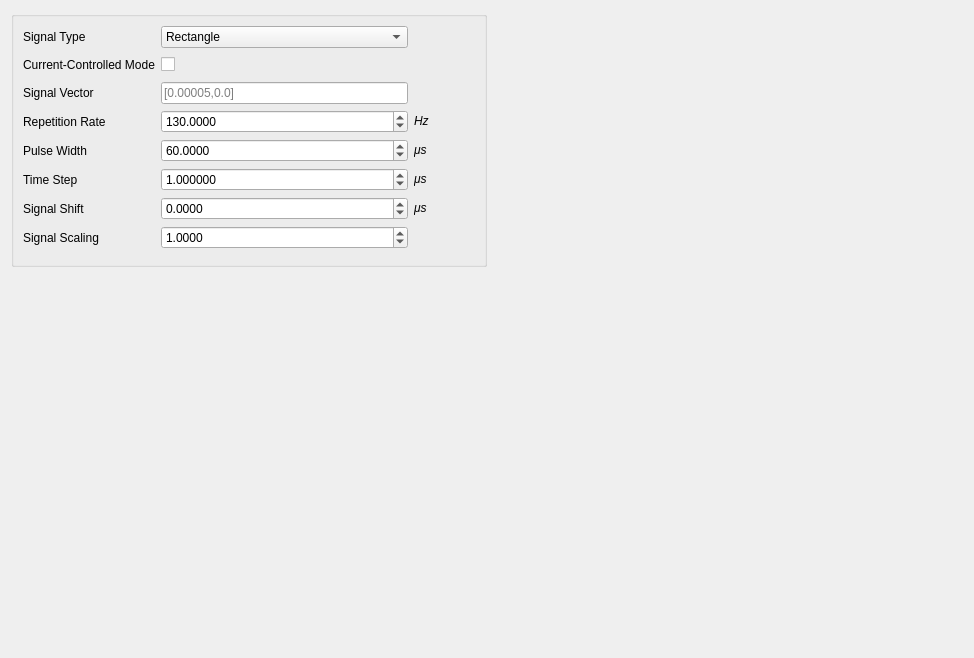
          <widget class="QWidget" name="page_7">
           <property name="geometry">
            <rect>
             <x>0</x>
             <y>0</y>
             <width>974</width>
             <height>658</height>
            </rect>
           </property>
           <attribute name="label">
            <string>DBS Signal</string>
           </attribute>
           <layout class="QGridLayout" name="gridLayout_39">
            <item row="0" column="0">
             <widget class="QGroupBox" name="groupBoxComputationalParameters">
              <property name="font">
               <font/>
              </property>
              <property name="title">
               <string/>
              </property>
              <layout class="QGridLayout" name="gridLayout_4">
               <item row="1" column="0">
                <widget class="QWidget" name="widget_16" native="true">
                 <layout class="QGridLayout" name="gridLayout_11">
                  <property name="leftMargin">
                   <number>0</number>
                  </property>
                  <property name="topMargin">
                   <number>0</number>
                  </property>
                  <property name="rightMargin">
                   <number>0</number>
                  </property>
                  <property name="bottomMargin">
                   <number>0</number>
                  </property>
                 </layout>
                </widget>
               </item>
               <item row="0" column="0">
                <layout class="QGridLayout" name="gridLayout_25">
                 <item row="5" column="2">
                  <widget class="QLabel" name="label_3">
                   <property name="font">
                    <font/>
                   </property>
                   <property name="text">
                    <string>&lt;html&gt;&lt;head/&gt;&lt;body&gt;&lt;p&gt;&lt;span style=&quot; font-style:italic;&quot;&gt;μs&lt;/span&gt;&lt;/p&gt;&lt;/body&gt;&lt;/html&gt;</string>
                   </property>
                  </widget>
                 </item>
                 <item row="4" column="0">
                  <widget class="QLabel" name="label_T">
                   <property name="font">
                    <font/>
                   </property>
                   <property name="text">
                    <string>Pulse Width</string>
                   </property>
                  </widget>
                 </item>
                 <item row="3" column="2">
                  <widget class="QLabel" name="label_2">
                   <property name="font">
                    <font/>
                   </property>
                   <property name="text">
                    <string>&lt;html&gt;&lt;head/&gt;&lt;body&gt;&lt;p&gt;&lt;span style=&quot; font-style:italic;&quot;&gt;Hz&lt;/span&gt;&lt;/p&gt;&lt;/body&gt;&lt;/html&gt;</string>
                   </property>
                  </widget>
                 </item>
                 <item row="0" column="0">
                  <widget class="QLabel" name="label_Signal_Type">
                   <property name="font">
                    <font/>
                   </property>
                   <property name="text">
                    <string>Signal Type</string>
                   </property>
                  </widget>
                 </item>
                 <item row="3" column="0">
                  <widget class="QLabel" name="label_Frequency">
                   <property name="font">
                    <font/>
                   </property>
                   <property name="text">
                    <string>Repetition Rate</string>
                   </property>
                  </widget>
                 </item>
                 <item row="5" column="0">
                  <widget class="QLabel" name="label_T_Step">
                   <property name="font">
                    <font/>
                   </property>
                   <property name="text">
                    <string>Time Step</string>
                   </property>
                  </widget>
                 </item>
                 <item row="6" column="0">
                  <widget class="QLabel" name="label_Phi">
                   <property name="font">
                    <font/>
                   </property>
                   <property name="text">
                    <string>Signal Shift</string>
                   </property>
                  </widget>
                 </item>
                 <item row="0" column="1">
                  <widget class="QComboBox" name="comboBox_Signal_Type">
                   <property name="font">
                    <font/>
                   </property>
                   <item>
                    <property name="text">
                     <string>Rectangle</string>
                    </property>
                   </item>
                   <item>
                    <property name="text">
                     <string>Decreasing Ramp</string>
                    </property>
                   </item>
                   <item>
                    <property name="text">
                     <string>Increasing Ramp</string>
                    </property>
                   </item>
                   <item>
                    <property name="text">
                     <string>Central Triangle</string>
                    </property>
                   </item>
                  </widget>
                 </item>
                 <item row="7" column="0">
                  <widget class="QLabel" name="label_Amplitude_Scale">
                   <property name="font">
                    <font/>
                   </property>
                   <property name="text">
                    <string>Signal Scaling</string>
                   </property>
                  </widget>
                 </item>
                 <item row="3" column="1">
                  <widget class="QDoubleSpinBox" name="doubleSpinBox_Frequency">
                   <property name="font">
                    <font/>
                   </property>
                   <property name="locale">
                    <locale language="English" country="UnitedKingdom"/>
                   </property>
                   <property name="decimals">
                    <number>4</number>
                   </property>
                   <property name="minimum">
                    <double>-100000000000.000000000000000</double>
                   </property>
                   <property name="maximum">
                    <double>1000000000000.000000000000000</double>
                   </property>
                   <property name="singleStep">
                    <double>10.000000000000000</double>
                   </property>
                   <property name="value">
                    <double>130.000000000000000</double>
                   </property>
                  </widget>
                 </item>
                 <item row="3" column="3">
                  <widget class="QPushButton" name="pushButton_Frequency">
                   <property name="toolTip">
                    <string>&lt;html&gt;&lt;head/&gt;&lt;body&gt;&lt;p&gt;&lt;span style=&quot; font-size:14pt;&quot;&gt;Provide repetition rate of the DBS signal i.e. float number of DBS pulses per second. Typical values are in the range of 100 - 250 Hz.&lt;/span&gt;&lt;/p&gt;&lt;/body&gt;&lt;/html&gt;</string>
                   </property>
                   <property name="text">
                    <string/>
                   </property>
                   <property name="icon">
                    <iconset resource="icons.qrc">
                     <normaloff>:/icons/icons/info.png</normaloff>:/icons/icons/info.png</iconset>
                   </property>
                   <property name="iconSize">
                    <size>
                     <width>24</width>
                     <height>24</height>
                    </size>
                   </property>
                   <property name="flat">
                    <bool>true</bool>
                   </property>
                  </widget>
                 </item>
                 <item row="0" column="3">
                  <widget class="QPushButton" name="pushButton_Signal_Type">
                   <property name="toolTip">
                    <string>&lt;html&gt;&lt;head/&gt;&lt;body&gt;&lt;p&gt;&lt;span style=&quot; font-size:14pt;&quot;&gt;Choose type of DBS stimulation signal. The apex in case of ramps and triangular signals is defined by Signal Vector. New signal types will be added in the next version.&lt;/span&gt;&lt;/p&gt;&lt;/body&gt;&lt;/html&gt;</string>
                   </property>
                   <property name="text">
                    <string/>
                   </property>
                   <property name="icon">
                    <iconset resource="icons.qrc">
                     <normaloff>:/icons/icons/info.png</normaloff>:/icons/icons/info.png</iconset>
                   </property>
                   <property name="iconSize">
                    <size>
                     <width>24</width>
                     <height>24</height>
                    </size>
                   </property>
                   <property name="flat">
                    <bool>true</bool>
                   </property>
                  </widget>
                 </item>
                 <item row="4" column="1">
                  <widget class="QDoubleSpinBox" name="doubleSpinBox_T">
                   <property name="font">
                    <font/>
                   </property>
                   <property name="locale">
                    <locale language="English" country="UnitedKingdom"/>
                   </property>
                   <property name="decimals">
                    <number>4</number>
                   </property>
                   <property name="minimum">
                    <double>-10000000000000000000.000000000000000</double>
                   </property>
                   <property name="maximum">
                    <double>10000000000000000000.000000000000000</double>
                   </property>
                   <property name="value">
                    <double>60.000000000000000</double>
                   </property>
                  </widget>
                 </item>
                 <item row="4" column="2">
                  <widget class="QLabel" name="label">
                   <property name="font">
                    <font/>
                   </property>
                   <property name="text">
                    <string>&lt;html&gt;&lt;head/&gt;&lt;body&gt;&lt;p&gt;&lt;span style=&quot; font-style:italic;&quot;&gt;μs&lt;/span&gt;&lt;/p&gt;&lt;/body&gt;&lt;/html&gt;</string>
                   </property>
                  </widget>
                 </item>
                 <item row="5" column="1">
                  <widget class="QDoubleSpinBox" name="doubleSpinBox_T_Step">
                   <property name="font">
                    <font/>
                   </property>
                   <property name="locale">
                    <locale language="English" country="UnitedKingdom"/>
                   </property>
                   <property name="decimals">
                    <number>6</number>
                   </property>
                   <property name="maximum">
                    <double>99999999999999997168788049560464200849936328366177157906432.000000000000000</double>
                   </property>
                   <property name="singleStep">
                    <double>1.000000000000000</double>
                   </property>
                   <property name="value">
                    <double>1.000000000000000</double>
                   </property>
                  </widget>
                 </item>
                 <item row="6" column="1">
                  <widget class="QDoubleSpinBox" name="doubleSpinBox_Signal_Shift">
                   <property name="font">
                    <font/>
                   </property>
                   <property name="locale">
                    <locale language="English" country="UnitedKingdom"/>
                   </property>
                   <property name="decimals">
                    <number>4</number>
                   </property>
                   <property name="minimum">
                    <double>-99999999999999997748809823456034029568.000000000000000</double>
                   </property>
                   <property name="maximum">
                    <double>1000000000000000042420637374017961984.000000000000000</double>
                   </property>
                  </widget>
                 </item>
                 <item row="6" column="2">
                  <widget class="QLabel" name="label_4">
                   <property name="font">
                    <font/>
                   </property>
                   <property name="text">
                    <string>&lt;html&gt;&lt;head/&gt;&lt;body&gt;&lt;p&gt;&lt;span style=&quot; font-style:italic;&quot;&gt;μs&lt;/span&gt;&lt;/p&gt;&lt;/body&gt;&lt;/html&gt;</string>
                   </property>
                  </widget>
                 </item>
                 <item row="7" column="1">
                  <widget class="QDoubleSpinBox" name="doubleSpinBox_Amplitude_Scale">
                   <property name="font">
                    <font/>
                   </property>
                   <property name="locale">
                    <locale language="English" country="UnitedKingdom"/>
                   </property>
                   <property name="decimals">
                    <number>4</number>
                   </property>
                   <property name="minimum">
                    <double>0.000000000000000</double>
                   </property>
                   <property name="maximum">
                    <double>99999999999999999322094867436162797646170844194406400.000000000000000</double>
                   </property>
                   <property name="value">
                    <double>1.000000000000000</double>
                   </property>
                  </widget>
                 </item>
                 <item row="4" column="3">
                  <widget class="QPushButton" name="pushButton_T">
                   <property name="toolTip">
                    <string>&lt;html&gt;&lt;head/&gt;&lt;body&gt;&lt;p&gt;&lt;span style=&quot; font-size:14pt;&quot;&gt;Provide width of DBS signal in time. You can check the generated signal in Images/.&lt;/span&gt;&lt;/p&gt;&lt;/body&gt;&lt;/html&gt;</string>
                   </property>
                   <property name="text">
                    <string/>
                   </property>
                   <property name="icon">
                    <iconset resource="icons.qrc">
                     <normaloff>:/icons/icons/info.png</normaloff>:/icons/icons/info.png</iconset>
                   </property>
                   <property name="iconSize">
                    <size>
                     <width>24</width>
                     <height>24</height>
                    </size>
                   </property>
                   <property name="flat">
                    <bool>true</bool>
                   </property>
                  </widget>
                 </item>
                 <item row="5" column="3">
                  <widget class="QPushButton" name="pushButton_T_Step">
                   <property name="toolTip">
                    <string>&lt;html&gt;&lt;head/&gt;&lt;body&gt;&lt;p&gt;&lt;span style=&quot; font-size:14pt;&quot;&gt;Provide time step for the signal generation. Large time steps can lead to distorted signals. You can check the accuracy of the generated signal in Images/.&lt;/span&gt;&lt;/p&gt;&lt;p&gt;&lt;span style=&quot; font-size:14pt; font-weight:600;&quot;&gt;Important&lt;/span&gt;&lt;span style=&quot; font-size:14pt;&quot;&gt;: The same time step will be used for estimation of neuron model activation. We recommend to use 1-5 microsecond step.&lt;/span&gt;&lt;/p&gt;&lt;/body&gt;&lt;/html&gt;</string>
                   </property>
                   <property name="text">
                    <string/>
                   </property>
                   <property name="icon">
                    <iconset resource="icons.qrc">
                     <normaloff>:/icons/icons/info.png</normaloff>:/icons/icons/info.png</iconset>
                   </property>
                   <property name="iconSize">
                    <size>
                     <width>24</width>
                     <height>24</height>
                    </size>
                   </property>
                   <property name="flat">
                    <bool>true</bool>
                   </property>
                  </widget>
                 </item>
                 <item row="6" column="3">
                  <widget class="QPushButton" name="pushButton_Phi">
                   <property name="toolTip">
                    <string>&lt;html&gt;&lt;head/&gt;&lt;body&gt;&lt;p&gt;&lt;span style=&quot; font-size:14pt;&quot;&gt;Provide shift of DBS signal in time. You can check the generated signal in Images/.&lt;/span&gt;&lt;/p&gt;&lt;/body&gt;&lt;/html&gt;</string>
                   </property>
                   <property name="text">
                    <string/>
                   </property>
                   <property name="icon">
                    <iconset resource="icons.qrc">
                     <normaloff>:/icons/icons/info.png</normaloff>:/icons/icons/info.png</iconset>
                   </property>
                   <property name="iconSize">
                    <size>
                     <width>24</width>
                     <height>24</height>
                    </size>
                   </property>
                   <property name="flat">
                    <bool>true</bool>
                   </property>
                  </widget>
                 </item>
                 <item row="7" column="3">
                  <widget class="QPushButton" name="pushButton_Amplitude_Scale">
                   <property name="toolTip">
                    <string>&lt;html&gt;&lt;head/&gt;&lt;body&gt;&lt;p&gt;&lt;span style=&quot; font-size:14pt;&quot;&gt;Provide scaling of Signal Vector. This can be used when the whole simulation is completed, and we want to check activation with a higher/lower signals. For this, linearity of the system can be utilized and the solution is simply scaled.&lt;/span&gt;&lt;/p&gt;&lt;p&gt;&lt;span style=&quot; font-size:14pt; font-weight:600;&quot;&gt;Important&lt;/span&gt;&lt;span style=&quot; font-size:14pt;&quot;&gt;: This can be applied only in voltage-controlled stimulation or current-controlled stimulation with two sources (including the ground). Also, the signal on all contacts will be changed proportionally. i.e. field shape will be preserved.&lt;/span&gt;&lt;/p&gt;&lt;/body&gt;&lt;/html&gt;</string>
                   </property>
                   <property name="text">
                    <string/>
                   </property>
                   <property name="icon">
                    <iconset resource="icons.qrc">
                     <normaloff>:/icons/icons/info.png</normaloff>:/icons/icons/info.png</iconset>
                   </property>
                   <property name="iconSize">
                    <size>
                     <width>24</width>
                     <height>24</height>
                    </size>
                   </property>
                   <property name="flat">
                    <bool>true</bool>
                   </property>
                  </widget>
                 </item>
                 <item row="2" column="0">
                  <widget class="QLabel" name="label_Phi_Vector">
                   <property name="font">
                    <font/>
                   </property>
                   <property name="text">
                    <string>Signal Vector</string>
                   </property>
                  </widget>
                 </item>
                 <item row="2" column="1">
                  <widget class="QLineEdit" name="lineEdit_Phi_Vector">
                   <property name="font">
                    <font/>
                   </property>
                   <property name="toolTip">
                    <string>Enter Vector: Format: [0.00005,0.0]</string>
                   </property>
                   <property name="placeholderText">
                    <string>[0.00005,0.0]</string>
                   </property>
                  </widget>
                 </item>
                 <item row="2" column="3">
                  <widget class="QPushButton" name="pushButton_Phi_Vector">
                   <property name="toolTip">
                    <string>&lt;html&gt;&lt;head/&gt;&lt;body&gt;&lt;p&gt;&lt;span style=&quot; font-size:14pt;&quot;&gt;Set up voltage/current on the electrode contacts. If contact is not active, put None, then t will be treated as a floating conductor. Make sure that number of entries corresponds to the number of contacts on the chosen electrode. Value 0.0 always refers to the ground, not 0.0 A!&lt;/span&gt;&lt;/p&gt;&lt;p&gt;&lt;span style=&quot; font-size:14pt; font-weight:600;&quot;&gt;Important&lt;/span&gt;&lt;span style=&quot; font-size:14pt;&quot;&gt;: If you change position of the ground or non-active contacts, the geometry needs to be regenerated.&lt;/span&gt;&lt;/p&gt;&lt;/body&gt;&lt;/html&gt;</string>
                   </property>
                   <property name="text">
                    <string/>
                   </property>
                   <property name="icon">
                    <iconset resource="icons.qrc">
                     <normaloff>:/icons/icons/info.png</normaloff>:/icons/icons/info.png</iconset>
                   </property>
                   <property name="iconSize">
                    <size>
                     <width>24</width>
                     <height>24</height>
                    </size>
                   </property>
                   <property name="flat">
                    <bool>true</bool>
                   </property>
                  </widget>
                 </item>
                 <item row="1" column="0">
                  <widget class="QLabel" name="label_18">
                   <property name="text">
                    <string>Current-Controlled Mode</string>
                   </property>
                  </widget>
                 </item>
                 <item row="1" column="1">
                  <widget class="QCheckBox" name="checkBox_Current_Control">
                   <property name="font">
                    <font/>
                   </property>
                   <property name="layoutDirection">
                    <enum>Qt::LeftToRight</enum>
                   </property>
                   <property name="text">
                    <string/>
                   </property>
                  </widget>
                 </item>
                 <item row="1" column="3">
                  <widget class="QPushButton" name="pushButton_Current_Control">
                   <property name="toolTip">
                    <string>&lt;html&gt;&lt;head/&gt;&lt;body&gt;&lt;p&gt;&lt;span style=&quot; font-size:14pt;&quot;&gt;Check if current will be assigned on the electrode contacts.&lt;/span&gt;&lt;/p&gt;&lt;p&gt;&lt;span style=&quot; font-size:14pt; font-weight:600;&quot;&gt;Important&lt;/span&gt;&lt;span style=&quot; font-size:14pt;&quot;&gt;: In this case, at least one contact should be put to 0, and it will be treated as the ground. In the next version we will add option of grounding elsewhere.&lt;/span&gt;&lt;/p&gt;&lt;/body&gt;&lt;/html&gt;</string>
                   </property>
                   <property name="text">
                    <string/>
                   </property>
                   <property name="icon">
                    <iconset resource="icons.qrc">
                     <normaloff>:/icons/icons/info.png</normaloff>:/icons/icons/info.png</iconset>
                   </property>
                   <property name="iconSize">
                    <size>
                     <width>24</width>
                     <height>24</height>
                    </size>
                   </property>
                   <property name="flat">
                    <bool>true</bool>
                   </property>
                  </widget>
                 </item>
                </layout>
               </item>
              </layout>
             </widget>
            </item>
            <item row="0" column="1">
             <spacer name="horizontalSpacer_11">
              <property name="orientation">
               <enum>Qt::Horizontal</enum>
              </property>
              <property name="sizeHint" stdset="0">
               <size>
                <width>40</width>
                <height>20</height>
               </size>
              </property>
             </spacer>
            </item>
            <item row="1" column="0">
             <spacer name="verticalSpacer">
              <property name="orientation">
               <enum>Qt::Vertical</enum>
              </property>
              <property name="sizeHint" stdset="0">
               <size>
                <width>20</width>
                <height>40</height>
               </size>
              </property>
             </spacer>
            </item>
           </layout>
          </widget>
